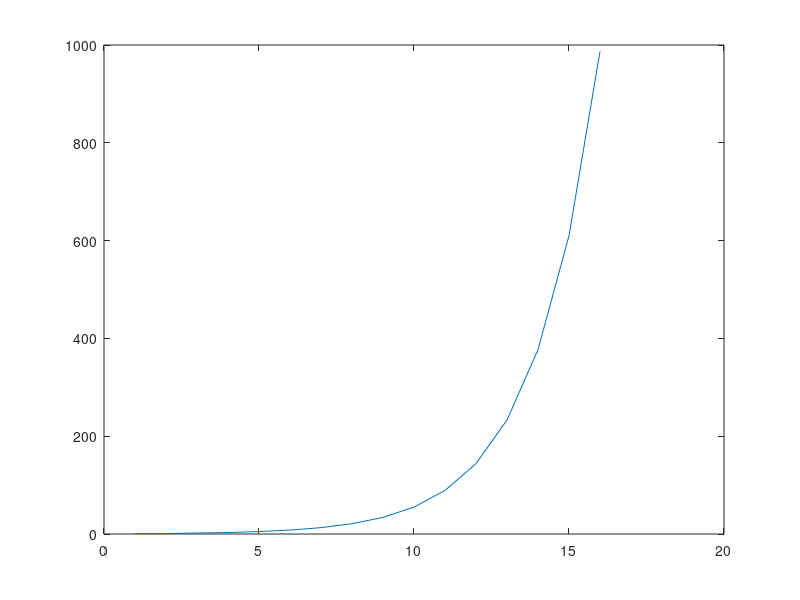

MATLAB code to generate this figure:
% An M-file to calculate Fibonnaci numbers
f = [1 1]; i = 1;
while f(i) + f(i+1) < 1000
    f(i+2) = f(i) + f(i+1);
    i = i + 1;
end
plot(f)